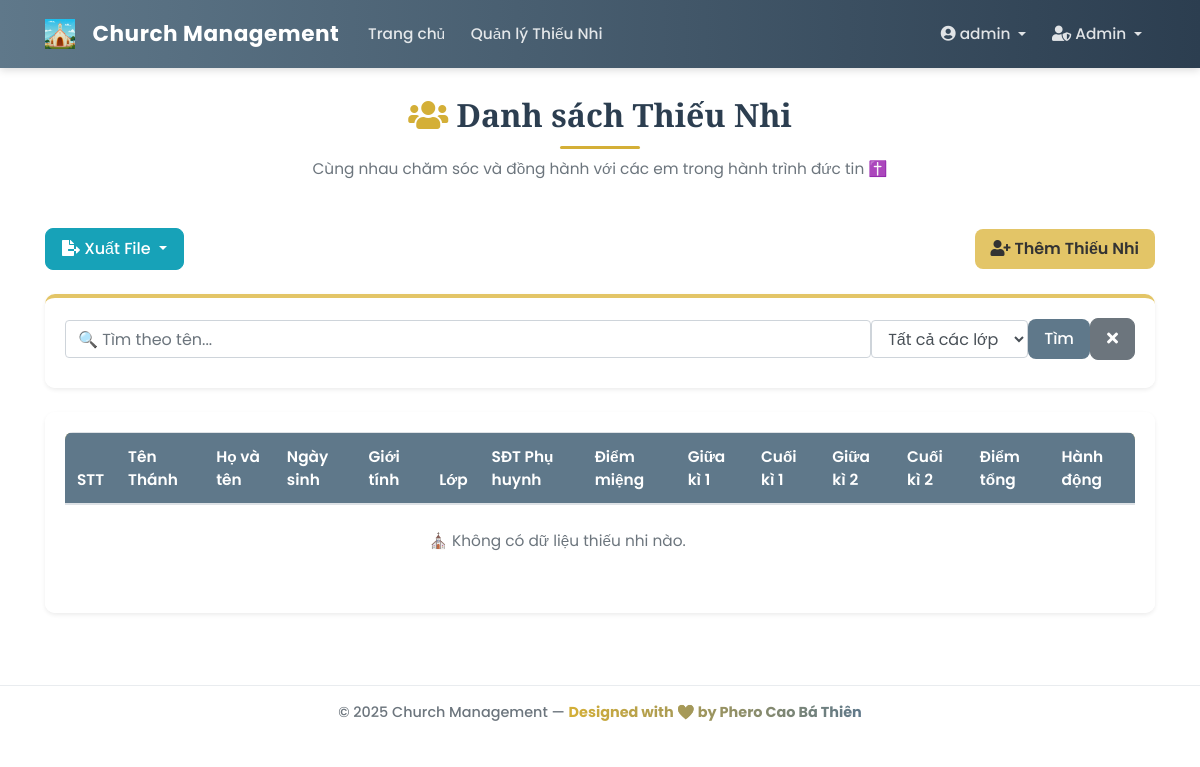
Page /students (signed in) on the earlier database version.
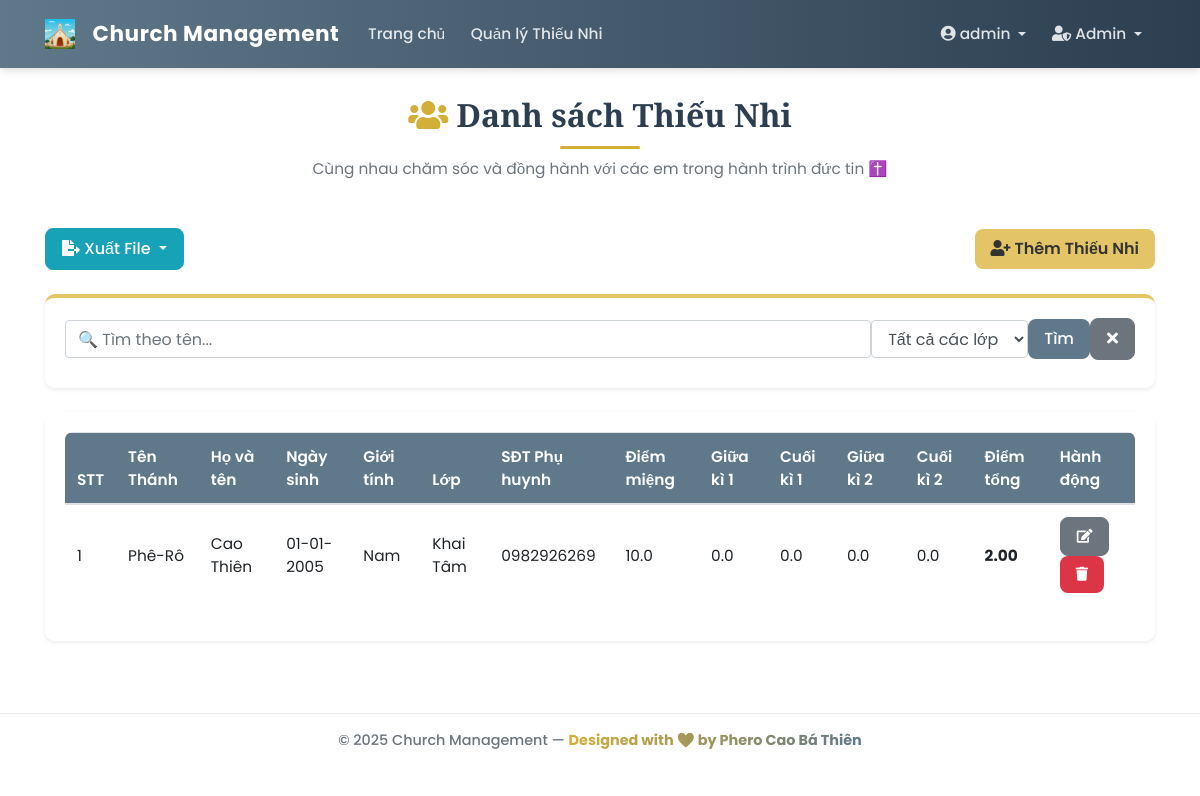
Same page on the later database version.
### app/models/user.py (models this page shows, shortened)
class User(db.Model, UserMixin):
    __tablename__ = 'user'
    id = db.Column(db.Integer, primary_key=True)
    username = db.Column(db.String(20), unique=True, nullable=False)
    email = db.Column(db.String(120), unique=True, nullable=False)
    password_hash = db.Column(db.String(60), nullable=False)
    role = db.Column(db.String(50), nullable=False, default='guest')
    created_at = db.Column(db.DateTime, nullable=False, default=datetime.utcnow)
    profile = db.relationship(
        'UserProfile',
        back_populates='user',
        uselist=False,
        cascade='all, delete-orphan'
    )
    assigned_classes = db.relationship(
        'ClassModel',
        secondary=class_leaders_association,
        back_populates='leaders',
        lazy='dynamic'
    )
    announcements = db.relationship('Announcement', backref='author', lazy=True)
    feedbacks = db.relationship('Feedback', backref='sender', lazy=True)
    @property
    def password(self):
        """Ngăn chặn việc đọc trực tiếp mật khẩu."""
        raise AttributeError('password is not a readable attribute')
    def is_admin(self):
        return self.role == 'admin'

### app/models/student.py (models this page shows, shortened)
class Student(db.Model):
    __tablename__ = 'student'
    id = db.Column(db.Integer, primary_key=True)
    ten_thanh = db.Column(db.String(50), nullable=True) # Tên Thánh (Tùy chọn)
    full_name = db.Column(db.String(100), nullable=False) # Họ và Tên
    date_of_birth = db.Column(db.Date, nullable=False) # Ngày sinh
    gender = db.Column(db.String(10), nullable=False) # Giới tính ('Nam', 'Nữ')
    ho_ten_bo = db.Column(db.String(100), nullable=True)
    ho_ten_me = db.Column(db.String(100), nullable=True)
    sdt_phu_huynh = db.Column(db.String(15), nullable=True)
    class_id = db.Column(db.Integer, db.ForeignKey('class_model.id'), nullable=True)
    diem_mieng = db.Column(db.Float, nullable=True, default=0.0)
    diem_giua_ki_1 = db.Column(db.Float, nullable=True, default=0.0)
    diem_cuoi_ki_1 = db.Column(db.Float, nullable=True, default=0.0)
    diem_giua_ki_2 = db.Column(db.Float, nullable=True, default=0.0)
    diem_cuoi_ki_2 = db.Column(db.Float, nullable=True, default=0.0)
    @property
    def diem_tong(self):
        scores = [self.diem_mieng or 0, self.diem_giua_ki_1 or 0, self.diem_cuoi_ki_1 or 0,
                 self.diem_giua_ki_2 or 0, self.diem_cuoi_ki_2 or 0]
        return round(sum(scores) / 5, 2) if any(scores) else 0.0

### app/models/class_model.py (models this page shows, shortened)
class ClassModel(db.Model):
    __tablename__ = 'class_model'
    id = db.Column(db.Integer, primary_key=True)
    name = db.Column(db.String(100), unique=True, nullable=False)
    students = db.relationship('Student', backref='class_assigned', lazy='dynamic')
    leaders = db.relationship(
        'User',
        secondary=class_leaders_association,
        back_populates='assigned_classes',
        lazy='dynamic'
    )

### app/controllers/student_controller.py (the view)
@student_bp.route("/students", methods=['GET', 'POST'])
@login_required
def list_students():
    search_form = SearchStudentForm(request.form if request.method == 'POST' else request.args)
    if current_user.is_admin():
        classes = Class.query.order_by(Class.name).all()
        search_form.class_filter.choices = [('', 'Tất cả các lớp')] + [(str(c.id), c.name) for c in classes]
    elif current_user.role == 'guest':
        classes = Class.query.order_by(Class.name).all()
        search_form.class_filter.choices = [('', 'Tất cả các lớp')] + [(str(c.id), c.name) for c in classes]
    else:
        assigned_class_ids = [c.id for c in current_user.assigned_classes.all()]
        classes = Class.query.filter(Class.id.in_(assigned_class_ids)).order_by(Class.name).all()
        search_form.class_filter.choices = [('', 'Tất cả các lớp')] + [(str(c.id), c.name) for c in classes]
    query = Student.query.join(Class).order_by(Class.name, Student.full_name)
    if not current_user.is_admin() and current_user.role != 'guest':
        assigned_class_ids = [c.id for c in current_user.assigned_classes.all()]
        query = query.filter(Student.class_id.in_(assigned_class_ids))
    search_term = None
    class_id_filter = None
    if request.method == 'POST' and 'submit_search' in request.form and search_form.validate():
         search_term = search_form.search_term.data
         class_id_filter = search_form.class_filter.data
    elif request.method == 'GET':
        search_term = request.args.get('search_term', None)
        class_id_filter = request.args.get('class_filter', None)
        if search_term:
             search_form.search_term.data = search_term
        if class_id_filter:
             search_form.class_filter.data = class_id_filter
    if search_term:
        search_pattern = f"%{search_term}%"
        query = query.filter(or_(
            Student.full_name.ilike(search_pattern),
            Student.ten_thanh.ilike(search_pattern)
        ))
    if class_id_filter:
        try:
            query = query.filter(Student.class_id == int(class_id_filter))
        except ValueError:
            pass # Bỏ qua nếu class_id không phải số nguyên
    students = query.all()
    return render_template('students.html',
                           students=students,
                           title="Danh sách thiếu nhi",
                           search_form=search_form) # <-- Truyền form tìm kiếm ra template

### app/forms.py
class SearchStudentForm(FlaskForm):
    search_term = StringField('Tìm kiếm (Tên)', validators=[Optional()])
    class_filter = SelectField('Lọc theo lớp', choices=[('', 'Tất cả các lớp')], validators=[Optional()], default='')
    submit_search = SubmitField('Tìm')

### app/models/user.py (called while the page is built)
@login_manager.user_loader
def load_user(user_id):
    return User.query.get(int(user_id))

### app/templates/students.html (shortened to what this page needs)
{% extends "base.html" %}
{% block content %}
<link rel="stylesheet" href="{{ url_for('static', filename='css/student_list.css') }}">
<div class="page-header text-center mb-5">
  <h1 class="page-title"><i class="fas fa-users text-gold me-2"></i> Danh sách Thiếu Nhi</h1>
  <p class="text-muted">Cùng nhau chăm sóc và đồng hành với các em trong hành trình đức tin ✝️</p>
</div>
<div class="d-flex justify-content-between align-items-center mb-4 flex-wrap gap-2">
  <div class="dropdown">
    <button class="btn btn-info dropdown-toggle" type="button" id="exportDropdown" data-toggle="dropdown" aria-haspopup="true" aria-expanded="false">
      <i class="fas fa-file-export me-1"></i> Xuất File
    </button>
  </div>
  {% if current_user.role == 'admin' %}
  <a href="{{ url_for('student.add_student') }}" class="btn btn-success">
    <i class="fas fa-user-plus me-1"></i> Thêm Thiếu Nhi
  </a>
  {% endif %}
</div>
<div class="card shadow-sm mb-4 search-filter-card">
  <div class="card-body">
    {% if search_form %}
    <form method="POST" action="{{ url_for('student.list_students') }}" class="form-inline flex-wrap">
      <div class="form-group flex-grow-1 mb-2 me-2">
        {{ search_form.search_term(class="form-control w-100", placeholder="🔍 Tìm theo tên...") }}
      </div>
      <div class="form-group mb-2 me-2">
        {{ search_form.class_filter(class="form-control") }}
      </div>
      {{ search_form.submit_search(class="btn btn-primary mb-2 me-2") }}
      <a href="{{ url_for('student.list_students') }}" class="btn btn-secondary mb-2" title="Xóa bộ lọc">
        <i class="fas fa-times"></i>
      </a>
    </form>
    {% else %}
    <p class="text-muted">Form tìm kiếm không khả dụng.</p>
    {% endif %}
  </div>
</div>
<div class="card shadow-sm">
  <div class="card-body">
    <div class="table-responsive">
      <table class="table table-hover align-middle">
        <thead class="table-gold">
          <tr>
            <th>STT</th>
            <th>Tên Thánh</th>
            <th>Họ và tên</th>
            <th>Ngày sinh</th>
            <th>Giới tính</th>
            <th>Lớp</th>
            <th>SĐT Phụ huynh</th>
            <th>Điểm miệng</th>
            <th>Giữa kì 1</th>
            <th>Cuối kì 1</th>
            <th>Giữa kì 2</th>
            <th>Cuối kì 2</th>
            <th>Điểm tổng</th>
            {% if current_user.role == 'admin' or current_user.is_leader() %}
            <th>Hành động</th>
            {% endif %}
          </tr>
        </thead>
        <tbody>
          {% for student in students %}
          <tr>
            <td>{{ loop.index }}</td>
            <td>{{ student.ten_thanh or 'N/A' }}</td>
            <td>{{ student.full_name }}</td>
            <td>{{ student.date_of_birth.strftime('%d-%m-%Y') if student.date_of_birth else '' }}</td>
            <td>{{ student.gender }}</td>
            <td>{{ student.class_assigned.name if student.class_assigned else 'Chưa xếp lớp' }}</td>
            <td>{{ student.sdt_phu_huynh or 'N/A' }}</td>
            <td>{{ "%.1f"|format(student.diem_mieng or 0) }}</td>
            <td>{{ "%.1f"|format(student.diem_giua_ki_1 or 0) }}</td>
            <td>{{ "%.1f"|format(student.diem_cuoi_ki_1 or 0) }}</td>
            <td>{{ "%.1f"|format(student.diem_giua_ki_2 or 0) }}</td>
            <td>{{ "%.1f"|format(student.diem_cuoi_ki_2 or 0) }}</td>
            <td><strong>{{ "%.2f"|format(student.diem_tong) }}</strong></td>
            {% if current_user.role == 'admin' or current_user.is_leader() %}
            <td>
              <a href="{{ url_for('main_routes.edit_student', student_id=student.id) }}" class="btn btn-secondary btn-sm" title="Sửa"><i class="fas fa-edit"></i></a>
              <form
                  action="{{ url_for('main_routes.delete_student', student_id=student.id) }}"
                  method="POST"
                  class="d-inline"
                  onsubmit="return confirm('Bạn có chắc chắn muốn xóa thiếu nhi {{ student.full_name|escape }}?');">
                <button type="submit" class="btn btn-danger btn-sm" title="Xóa">
                  <i class="fas fa-trash"></i>
                </button>
              </form>
            </td>
            {% endif %}
          </tr>
          {% else %}
          <tr>
            <td colspan="{{ 13 if current_user.role == 'admin' or current_user.is_leader() else 12 }}" class="text-center text-muted py-4">
              ⛪ Không có dữ liệu thiếu nhi nào.
            </td>
          </tr>
          {% endfor %}
        </tbody>
      </table>
    </div>
  </div>
</div>
{% endblock content %}

### app/templates/base.html (shortened to what this page needs)
<!DOCTYPE html>
<html lang="vi">
<head>
    <link rel="stylesheet" href="https://stackpath.bootstrapcdn.com/bootstrap/4.5.2/css/bootstrap.min.css">
    <link rel="stylesheet" href="https://cdnjs.cloudflare.com/ajax/libs/font-awesome/5.15.3/css/all.min.css">
    <link rel="stylesheet" href="{{ url_for('static', filename='css/style.css') }}">
</head>
<body>
    <header class="site-header">
        <nav class="navbar navbar-expand-lg navbar-dark custom-navbar fixed-top">
            <div class="container">
                <a class="navbar-brand d-flex align-items-center" href="{{ url_for('main_routes.home') }}">
                <img src="{{ url_for('static', filename='img/Church.png') }}" alt="Church" class="Church mr-2" style="height: 30px; width: auto;">
                <span class="brand-text">Church Management</span>
            </a>
                <div class="collapse navbar-collapse" id="navbarToggle">
                    <ul class="navbar-nav mr-auto">
                        {% if current_user.is_authenticated %}
                            <li class="nav-item"><a class="nav-link" href="{{ url_for('main_routes.home') }}">Trang chủ</a></li>
                            <li class="nav-item"><a class="nav-link" href="{{ url_for('student.list_students') }}">Quản lý Thiếu Nhi</a></li>
                        {% endif %}
                    </ul>
                    <ul class="navbar-nav ml-auto">
                        {% if current_user.is_authenticated %}
                            <li class="nav-item dropdown">
                                <a class="nav-link dropdown-toggle" href="#" id="accountDropdown" data-toggle="dropdown">
                                    <i class="fas fa-user-circle"></i> {{ current_user.username }}
                                </a>
                            </li>
                            {% if current_user.role == 'admin' %}
                            <li class="nav-item dropdown">
                                <a class="nav-link dropdown-toggle" href="#" id="adminDropdown" data-toggle="dropdown">
                                    <i class="fas fa-user-shield"></i> Admin
                                </a>
                            </li>
                            {% endif %}
                        {% else %}
                            <li class="nav-item"><a class="nav-link" href="{{ url_for('auth.login') }}">Đăng nhập</a></li>
                            <li class="nav-item"><a class="nav-link" href="{{ url_for('auth.register') }}">Đăng ký</a></li>
                        {% endif %}
                    </ul>
                </div>
            </div>
        </nav>
    </header>
    <main class="main-content container mt-5 pt-5">
        {% block content %}{% endblock %}
    </main>
    <footer class="footer py-3 mt-5">
        <div class="container text-center">
            <p class="mb-0">© 2025 Church Management — <span class="text-gradient">Designed with ❤️ by Phero Cao Bá Thiên</span></p>
        </div>
    </footer>
</body>
</html>

### app/static/css/style.css (style rules this page uses)
:root { --primary-color: #8a7b5f; --secondary-color: #5f788a; --dark-color: #2c3e50; --light-color: #fdfdfd; --soft-gold: #d4af37; --muted-gray: #6c757d; --light-bg: #f8f9fa; --shadow: 0 4px 12px rgba(0, 0, 0, 0.08); --border-radius: 0.5rem; }
body { font-family: 'Poppins', sans-serif; background: linear-gradient( rgba(255, 255, 255, 0.98), rgba(255, 255, 255, 0.97) ), url('https://source.unsplash.com/1600x900/?church,stained-glass,light,cathedral'); background-size: cover; background-attachment: fixed; background-position: center; color: var(--dark-color); display: flex; flex-direction: column; min-height: 100vh; font-size: 0.96rem; }
a { color: var(--secondary-color); text-decoration: none; transition: color 0.2s ease-in-out; }
h1, h2, h3, h4, h5 { font-family: 'Playfair Display', serif; font-weight: 600; color: var(--dark-color); }
h1 { text-align: center; font-size: 2rem; position: relative; }
h1::after { content: ""; display: block; width: 80px; height: 3px; background: var(--soft-gold); margin: 12px auto 0; border-radius: 3px; }
.custom-navbar { background: linear-gradient(90deg, var(--secondary-color), var(--dark-color)); box-shadow: 0 2px 8px rgba(0,0,0,0.15); padding: 0.8rem 1rem; }
.brand-text { font-weight: 700; font-size: 1.35rem; color: #fff; margin-left: 0.6rem; letter-spacing: 0.5px; }
.nav-link { color: rgba(255, 255, 255, 0.85) !important; font-weight: 500; transition: color 0.2s; margin: 0 0.3rem; }
.card { background-color: #fff; border: none; border-radius: var(--border-radius); box-shadow: var(--shadow); margin-bottom: 1.5rem; transition: transform 0.2s ease; }
.table { background: #fff; border-radius: var(--border-radius); overflow: hidden; }
.table thead th { background-color: var(--secondary-color); color: #fff; font-weight: 600; }
.btn { font-weight: 500; border-radius: var(--border-radius); padding: 0.5rem 1rem; transition: all 0.2s ease; }
.btn-primary { background-color: var(--secondary-color); border: none; color: white; }
.btn-success { background-color: #28a745; border: none; }
.btn-danger { background-color: #dc3545; border: none; }
.footer { background: #fff; border-top: 1px solid #e9ecef; padding: 1rem; text-align: center; font-weight: 500; font-size: 0.9rem; color: var(--muted-gray); }
.text-gradient { background: linear-gradient(90deg, var(--soft-gold), var(--secondary-color)); -webkit-background-clip: text; -webkit-text-fill-color: transparent; font-weight: 700; }

### app/static/css/student_list.css (style rules this page uses)
body { background: linear-gradient(rgba(255,255,255,0.94), rgba(255,255,255,0.97)), url('https://source.unsplash.com/1600x900/?church,light,children'); background-size: cover; background-attachment: fixed; font-family: 'Poppins', sans-serif; color: #333; }
.page-title { font-weight: 600; color: #2c3e50; }
.text-gold { color: #d4af37; }
.table-gold { background-color: #e3c567; color: #333; }
.card { border: none; border-radius: 10px; background: rgba(255,255,255,0.95); }
.search-filter-card { border-top: 4px solid #e3c567; }
.btn-success { background-color: #e3c567; border: none; color: #333; font-weight: 600; }
.table th, .table td { vertical-align: middle; }

Differences in the rows shown:
added Student: ten_thanh "Phê-Rô", full_name "Cao Thiên", date_of_birth "01-01-2005", gender "Nam", class_assigned "Khai Tâm", sdt_phu_huynh "0982926269", diem_mieng "10.0", diem_giua_ki_1 "0.0", diem_cuoi_ki_1 "0.0", diem_giua_ki_2 "0.0", diem_cuoi_ki_2 "0.0", diem_tong "2.00"
Other differences:
text no longer shown: "⛪ Không có dữ liệu thiếu nhi nào."
